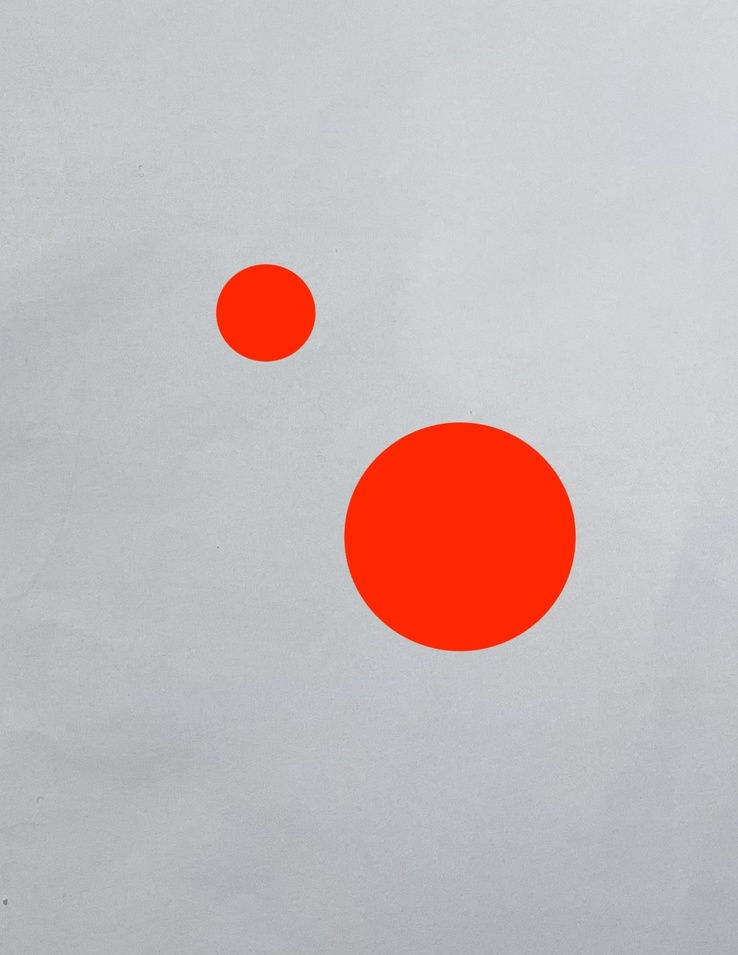
#> input picture images/locate_thymio_test_easy.jpeg, 738 x 955 px, shrunk from 1106 x 1431 before the run, given in place of the camera
$ jupyter execute --allow-errors vision.ipynb   (text cells are left out)
#> lines starting #> are read from the running program, lines starting #| are printed output that depends on the picture; after the words box and inside, x2 and y2 are one past the last pixel; in counts of white or black regions, pixels touching at a corner belong together
#> further down, frame is the input picture: shape (955, 738, 3); mean B, G, R 186, 185.2, 197.9
### vision.py
import numpy as np
import cv2
import matplotlib.pyplot as plt
from sklearn.cluster import KMeans


# [27 lines left out: function locate_goal, not called in this run]

def locate_thymio(frame):
    '''
    locate thymio robot

    args: frame
    return: center coordinates of back-dot, of front-dot, orientation in rad
    '''

    # Convert the frame from BGR to HSV color space
    hsv = cv2.cvtColor(frame, cv2.COLOR_BGR2HSV)
#> hsv: shape (955, 738, 3); mean H, S, V 101.1, 25, 203.6

    # Define the lower and upper bounds for the red color in HSV
    lower_red1 = np.array([0, 70, 50])
    upper_red1 = np.array([10, 255, 255])

    lower_red2 = np.array([170, 70, 50])
    upper_red2 = np.array([180, 255, 255])

    # Threshold the image to get only red colors
    mask1 = cv2.inRange(hsv, lower_red1, upper_red1)
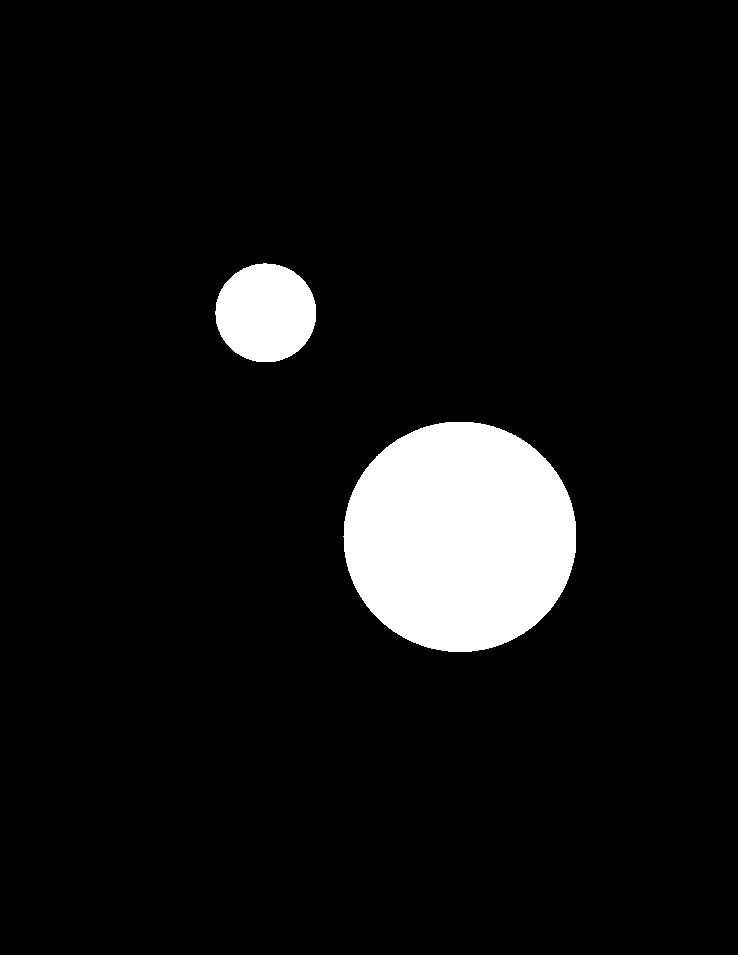
#> mask1: shape (955, 738); 7.1% white; 2 white regions
    mask2 = cv2.inRange(hsv, lower_red2, upper_red2)
#> mask2: shape (955, 738); every value is 0

    # Combine the two masks
    mask = cv2.bitwise_or(mask1, mask2)
    # Find contours in the binary image
    contours, _ = cv2.findContours(mask, cv2.RETR_EXTERNAL, cv2.CHAIN_APPROX_SIMPLE)
#> contours = 2 contours; box (x1, y1, x2, y2) and area: (343, 422, 576, 652) 41834, (215, 263, 316, 362) 7697

    # Check if any contours are found
    if contours:
        # Sort contours by area
        sorted_contours = sorted(contours, key=cv2.contourArea, reverse=True)
#> sorted_contours has the same summary as contours

        # The largest contour is the back dot and the second largest is the front dot
        back_dot = sorted_contours[0]
#> back_dot = contour of 328 points, box (x1, y1, x2, y2) (343, 422, 576, 652), area 41834
        front_dot = sorted_contours[1]
#> front_dot = contour of 138 points, box (x1, y1, x2, y2) (215, 263, 316, 362), area 7697

        # Calculate the centers of the two dots
        back_center = np.mean(back_dot, axis=0)
#> back_center = [[457.1, 535.5]]
        front_center = np.mean(front_dot, axis=0)
#> front_center = [[265.5, 311.7]]

        # The orientation of the robot is the angle of the line connecting the two centers relative to the x-axis
        dx = front_center[0][0] - back_center[0][0]
#> dx = -191.5
        dy = front_center[0][1] - back_center[0][1]
#> dy = -223.8
        orientation = np.arctan2(dy, dx)
#> orientation = -2.28

        return back_center, front_center, orientation
    else:
        return [0,0], 0

# [59 lines left out: functions filter_contours, locate_static_obstacles, not called in this run]

### vision.ipynb
[cell 1]
import numpy as np
import cv2
import matplotlib.pyplot as plt

from vision import locate_goal, locate_thymio

[cell 2]
# [27 lines of commented-out code are left out]

[cell 3]
# def locate_thymio(frame):

#     # Convert the frame from BGR to HSV color space
#     hsv = cv2.cvtColor(frame, cv2.COLOR_BGR2HSV)

#     # gaussian blur
#     # hsv = cv2.GaussianBlur(hsv, (15, 15), 10)

#     # # Define the lower and upper bounds for the red color in HSV
#     # lower_red = np.array([0, 70, 70])
#     # upper_red = np.array([10, 255, 255])

#     # # Threshold the image to get only red colors
#     # mask = cv2.inRange(hsv, lower_red, upper_red)

#     # Define the lower and upper bounds for the red color in HSV
#     lower_red1 = np.array([0, 70, 50])
#     upper_red1 = np.array([10, 255, 255])

#     lower_red2 = np.array([170, 70, 50])
#     upper_red2 = np.array([180, 255, 255])

#     # Threshold the image to get only red colors
#     mask1 = cv2.inRange(hsv, lower_red1, upper_red1)
#     mask2 = cv2.inRange(hsv, lower_red2, upper_red2)

#     # Combine the two masks
#     mask = cv2.bitwise_or(mask1, mask2)
#     # Find contours in the binary image
#     contours, _ = cv2.findContours(mask, cv2.RETR_EXTERNAL, cv2.CHAIN_APPROX_SIMPLE)

#     # Check if any contours are found
#     print(len(contours))
#     if len(contours)>=2:
#         # # Sort contours by area
#         sorted_contours = sorted(contours, key=cv2.contourArea, reverse=True)

#         # The largest contour is the back dot and the second largest is the front dot
#         back_dot = sorted_contours[0]
#         front_dot = sorted_contours[1]

#         # Calculate the centers of the two dots
#         back_center = np.mean(back_dot, axis=0)
#         front_center = np.mean(front_dot, axis=0)

#         # The orientation of the robot is the angle of the line connecting the two centers relative to the x-axis
#         dx = front_center[0][0] - back_center[0][0]
#         dy = front_center[0][1] - back_center[0][1]
#         orientation = np.arctan2(dy, dx)
#         # print(front_center[0][0],back_center[0][0])
#         # print(front_center[0][1],back_center[0][1])
#         # print(dx, dy)


#         return back_center, front_center, orientation, sorted_contours
#     else:
#         return [0,0], 0

[cell 4]
from sklearn.cluster import KMeans

def filter_contours(contours, n_clusters=2):
    # Calculate the areas of the contours
    areas = np.array([cv2.contourArea(contour) for contour in contours]).reshape(-1, 1)

    # Apply K-means clustering to the areas
    kmeans = KMeans(n_clusters=n_clusters, random_state=0).fit(areas)

    # Find the cluster with the largest mean area
    largest_cluster = np.argmax([np.mean(areas[kmeans.labels_ == i]) for i in range(n_clusters)])

    # Filter out contours that are not in the largest cluster
    large_contours = [contour for contour, label in zip(contours, kmeans.labels_) if label == largest_cluster]

    return large_contours

def locate_static_obstacles(frame, d):
    # Convert the frame from BGR to HSV color space
    hsv = cv2.cvtColor(frame, cv2.COLOR_BGR2HSV)

    # Define the lower and upper bounds for the black color in HSV
    lower_black = np.array([0, 0, 0])
    upper_black = np.array([180, 255, 50])

    # hsv = cv2.GaussianBlur(hsv, (15, 15), 0)

    # Threshold the image to get only black colors
    mask = cv2.inRange(hsv, lower_black, upper_black)

    # Initialize lists to store the centers, corners, and contours of the obstacles
    obstacle_centers = []
    obstacle_corners = []
    obstacle_contours = []

    # Find contours in the binary image
    contours, _ = cv2.findContours(mask, cv2.RETR_EXTERNAL, cv2.CHAIN_APPROX_SIMPLE)
    contours = filter_contours(contours)


    # check if any contours are found
    if contours:
        # Iterate over the contours
        for contour in contours:
            # Calculate the bounding rectangle of the contour
            x, y, w, h = cv2.boundingRect(contour)
            # Enlarge the bounding rectangle by d
            x -= d
            y -= d
            w += 2*d
            h += 2*d

            # Calculate the center of the bounding rectangle
            center_x = x + w // 2
            center_y = y + h // 2

            # Add the center, corners, and contour to the respective lists
            obstacle_centers.append((center_x, center_y))
            obstacle_corners.append([(x, y), (x + w, y), (x + w, y + h), (x, y + h)])
            obstacle_contours.append(contour)

    return len(contours), obstacle_centers, obstacle_corners, obstacle_contours

[cell 5]
# Read the image file
# frame = cv2.imread('images/test_irl6.jpeg')  # replace with your image file path

# Open the video capture
cap = cv2.VideoCapture(0)
# Read a frame from the video capture
ret, frame = cap.read()

# Apply the locate_thymio function
thymio_result = locate_thymio(frame)
#> thymio_result = ([[457.1, 535.5]], [[265.5, 311.7]], -2.28)

# Apply the locate_static_obstacles function
#> (the rest of this cell did not finish here and is left out)

#> in locate_static_obstacles, `contours, _ = cv2.findContours(mask, cv2.RETR_EXTERNAL, cv2.CHAIN_APPR..`: contours = []
#> in filter_contours, `areas = np.array([cv2.contourArea(contour) for contour in contours]).r..`: areas = empty array
#> `result = locate_thymio(frame)`: result = ([[457.1, 535.5]], [[265.5, 311.7]], -2.28)

# Apply the locate_goal function
goal_result = locate_goal(frame)


# If the locate_thymio function returned a valid position
if thymio_result is not None:
    back_center, front_center, orientation = thymio_result
    back_center = list(back_center[0])
    front_center = list(front_center[0])

    # Draw a circle at the position
    cv2.circle(frame, (int(back_center[0]), int(back_center[1])), 5, (0, 255, 0), -1)
    cv2.circle(frame, (int(front_center[0]), int(front_center[1])), 5, (0, 255, 0), -1)

    # Draw a line indicating the orientation
    end_x = int(back_center[0]) + 200 * np.cos(orientation)
    end_y = int(back_center[1]) + 200 * np.sin(orientation)
    cv2.line(frame, (int(back_center[0]), int(back_center[1])), (int(end_x), int(end_y)), (0, 255, 0), 2)

# If the locate_static_obstacles function found any obstacles
if obstacles_result is not None:
    num_obstacles, obstacle_centers, obstacle_corners, obstacle_contours = obstacles_result
    # Draw the obstacles
    for center, contour, corners in zip(obstacle_centers, obstacle_contours, obstacle_corners):
        center = list(center)
        # center[0] -= origin_x
        # center[1] -= origin_y
        center = tuple(center)
        cv2.circle(frame, center, 15, (0, 255, 0), -1)
        cv2.drawContours(frame, [contour], -1, (0, 255, 0), 2)

        # code to show corners
        corners = np.array(corners, dtype=np.int32)
        reshaped_corners = corners.reshape(-1, 1, 2)
        for corner in reshaped_corners:
            cv2.circle(frame, tuple(corner[0]), 10, (0, 255, 0), -1)
        cv2.polylines(frame, [reshaped_corners], True, (0, 255, 0), 2)


# If the locate_goal function found the goal
if goal_result is not None:
    goal_center = goal_result
    goal_center = list(goal_center)
    goal_center = tuple(goal_center)

    # Draw a circle at the goal position
    cv2.circle(frame, (int(goal_center[0]), int(goal_center[1])), 5, (0, 255, 0), -1)

# Save the image
cv2.imwrite('result.jpeg', frame)

# printing
print("number of obstacles:", num_obstacles)
print("static obstacle corners:", obstacle_corners)
print("thymio position and orientation:", back_center, orientation)
print("goal position:", goal_center)

[cell 6]
# [15 lines left out: function remove_shadows, not called in this run]

[cell 7]
# Open the video capture
cap = cv2.VideoCapture(0)

#> (the rest of this cell did not finish here and is left out)

[cell 8]
# Example of usage:
cap = cv2.VideoCapture(0)

while True:
    ret, frame = cap.read()

    # # Call the function to locate the center of the red object
    # red_object_center = locate_thymio(frame)

    # if red_object_center:
    #     print("Red Object Center:", red_object_center)

    # Display the frame
    cv2.imshow('Frame', frame)

    # Break the loop on 'q' key press
    if cv2.waitKey(1) & 0xFF == ord('q'):
#> (key q is pressed here)
        break

cap.release()
cv2.destroyAllWindows()

[cell 9]
cap = cv2.VideoCapture(0)

while True:
    ret, frame = cap.read()

    # Convert the frame to grayscale
    gray_frame = cv2.cvtColor(frame, cv2.COLOR_BGR2GRAY)
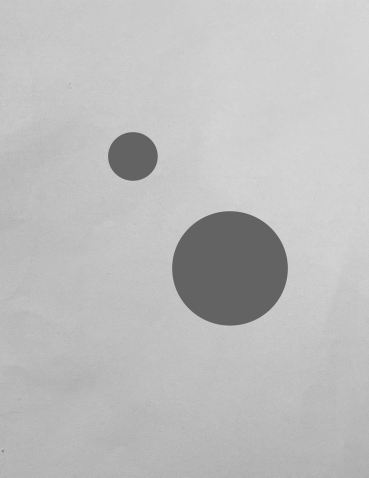
#> gray_frame: shape (955, 738) (shown at 1/2 size); min 89, max 219, mean 189

    blurred_frame = cv2.GaussianBlur(gray_frame, (15, 15), 10)
    binary_image = cv2.adaptiveThreshold(blurred_frame, 255, cv2.ADAPTIVE_THRESH_MEAN_C, cv2.THRESH_BINARY, 11, 2)
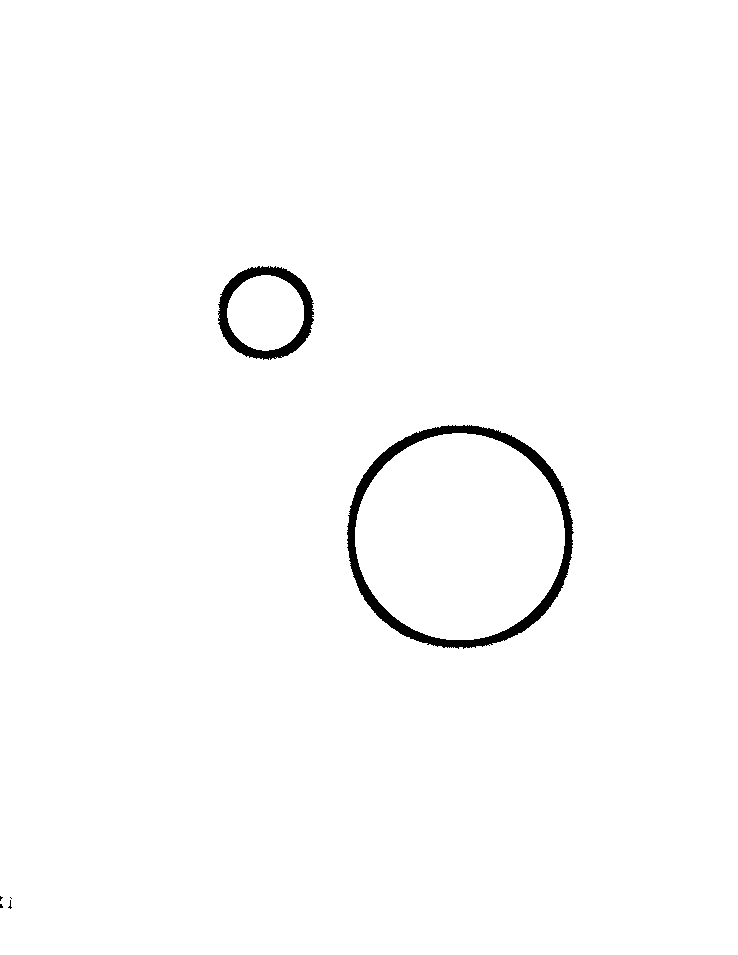
#> binary_image: shape (955, 738); 98.8% white; 6 black regions (4 under 20 px), largest, box (x1, y1, x2, y2) and area: (347, 425, 574, 649) 6111, (218, 266, 314, 360) 2559

    edges = cv2.Canny(binary_image, 50, 150)
#> edges: shape (955, 738); 0.29% white in thin lines or dots, all inside (x1, y1, x2, y2) = (0, 265, 574, 909)
    dilated = cv2.dilate(edges, (5,5), iterations=1)
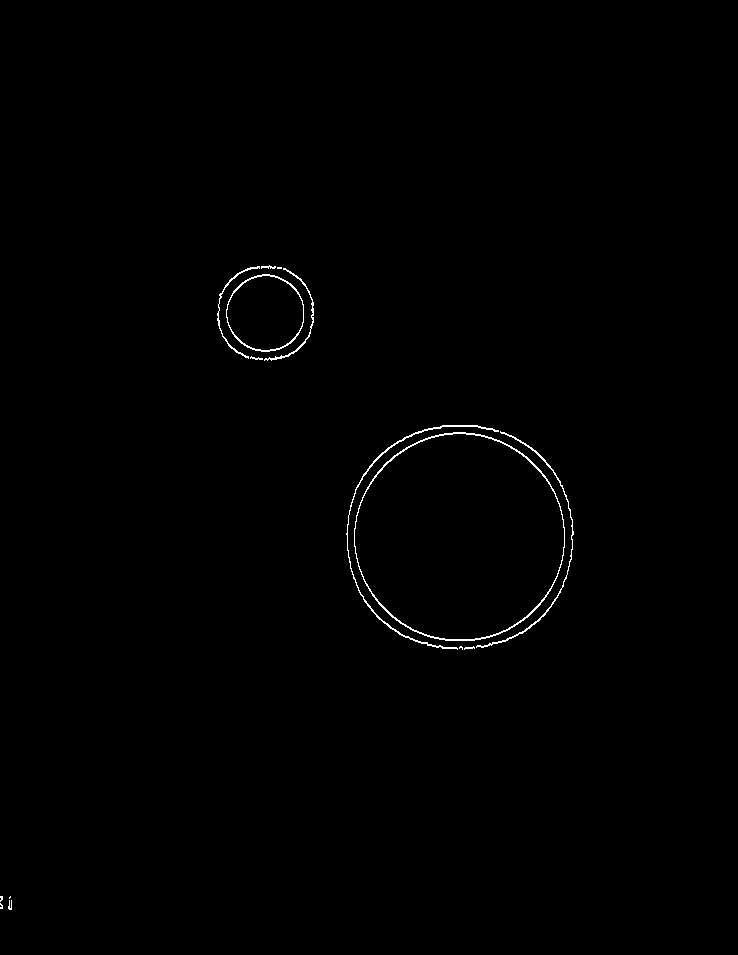
#> dilated: shape (955, 738); 0.47% white in thin lines or dots, all inside (x1, y1, x2, y2) = (0, 265, 574, 910)
    eroded = cv2.erode(dilated, (5,5), iterations=1)
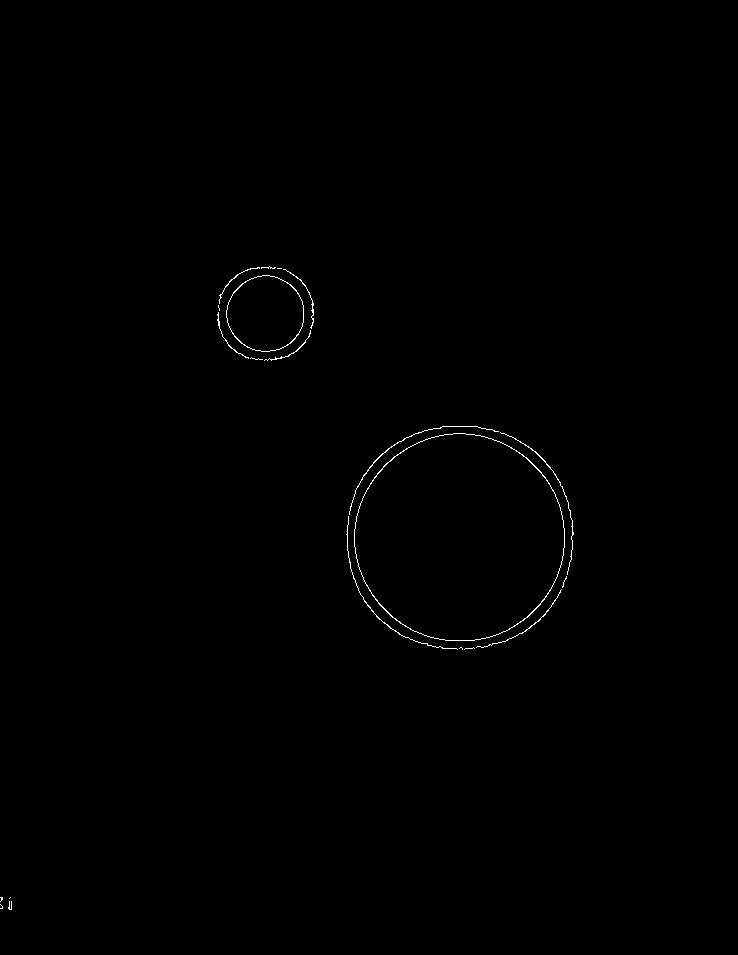
#> eroded: shape (955, 738); 0.3% white in thin lines or dots, all inside (x1, y1, x2, y2) = (0, 266, 574, 910)

    # Display the original and grayscale frames side by side
    cv2.imshow('canny', edges)

    # Find contours in the binary image
    contours, _ = cv2.findContours(edges, cv2.RETR_EXTERNAL, cv2.CHAIN_APPROX_SIMPLE)
#> contours = 25 contours, 19 with area under 20; largest, box (x1, y1, x2, y2) and area: (354, 432, 565, 640) 34094, (226, 274, 304, 351) 4571, (349, 425, 499, 514) 32, (500, 431, 563, 486) 24, (476, 588, 562, 647) 20, (346, 515, 428, 643) 20

    # Iterate through each contour and extract coordinates
    edge_coordinates = []
    for contour in contours:
        for point in contour:
            x, y = point[0]
            edge_coordinates.append((x, y))
#> this loop made 25 passes
#> contour on passes 3, 4, 5, 23: [[1, 898], [1, 899], [0, 900], [2, 898]], [[10, 896], [9, 897]], [[0, 896], [2, 896]], [[277, 267], [281, 267]]
#> after the loop, edge_coordinates = 1373 pairs, first value 0 to 573, second value 265 to 908

    # Display the original image with detected edges
    cv2.drawContours(frame, contours, -1, (0, 255, 0), 2)
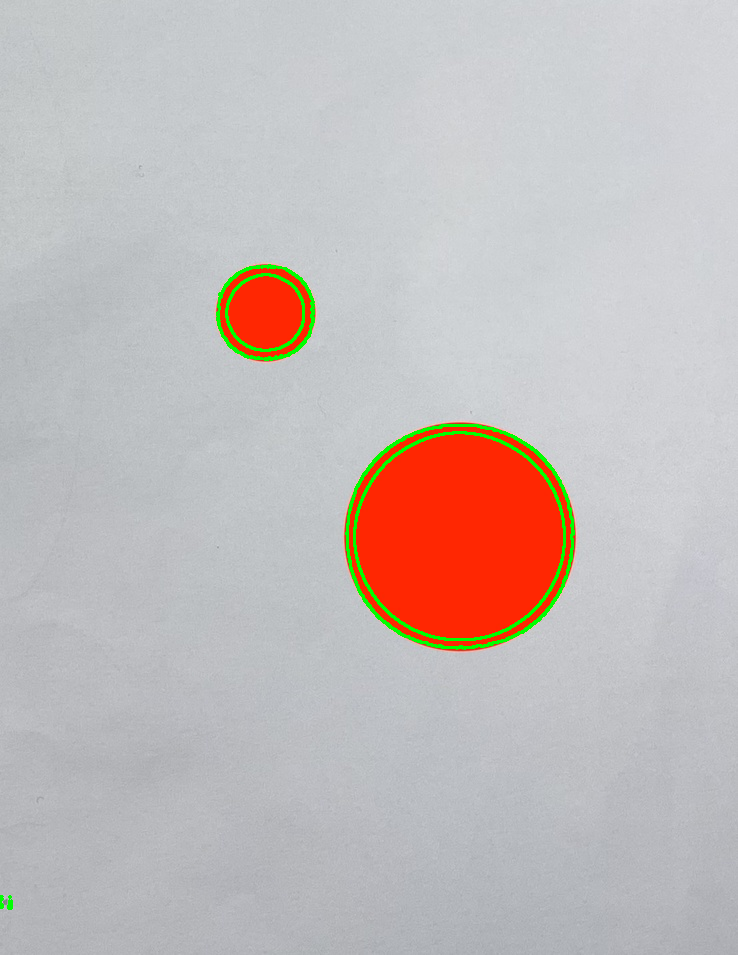
#> frame: shape (955, 738, 3); 0.98% of pixels changed, all inside (x1, y1, x2, y2) = (0, 264, 575, 910)
    cv2.imshow('Detected Edges', frame)
    cv2.waitKey(0)
    cv2.destroyAllWindows()

    # Print the extracted edge coordinates
    print("Edge Coordinates:", edge_coordinates)
#> (printed output is left out)

    # Break the loop on 'q' key press
    if cv2.waitKey(1) & 0xFF == ord('q'):
#> (key q is pressed here)
        break

cap.release()
cv2.destroyAllWindows()
